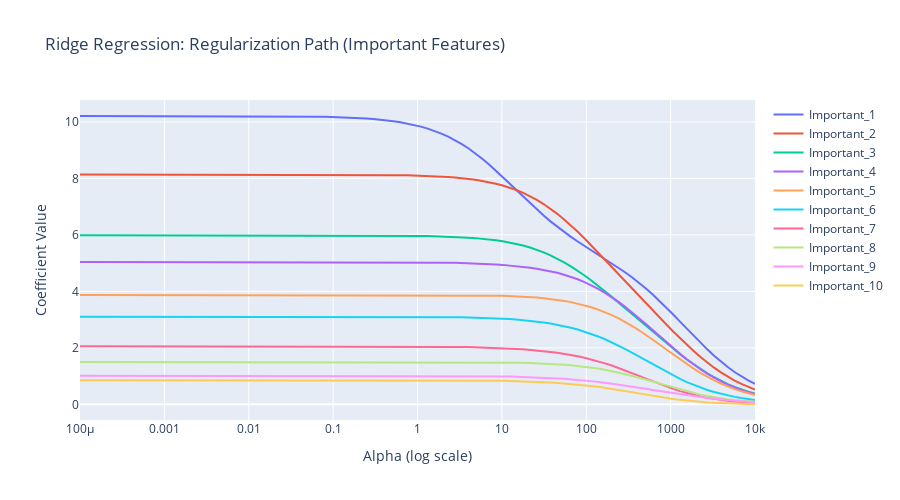
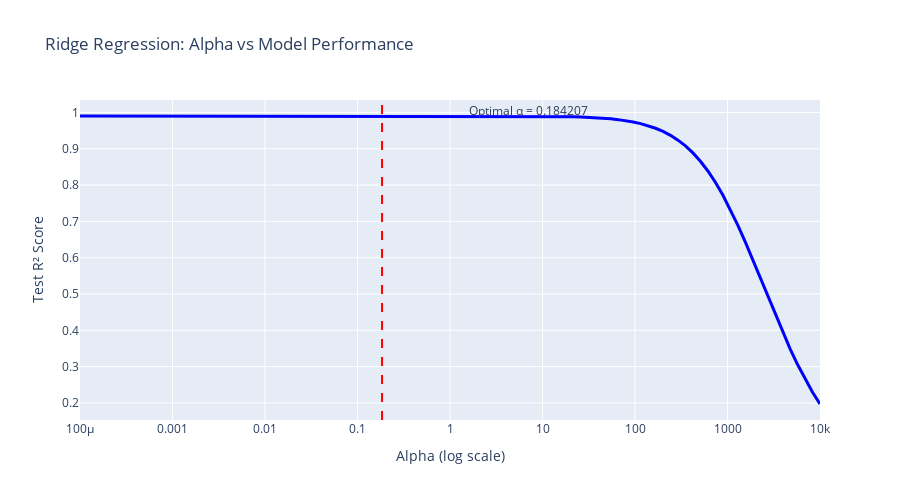
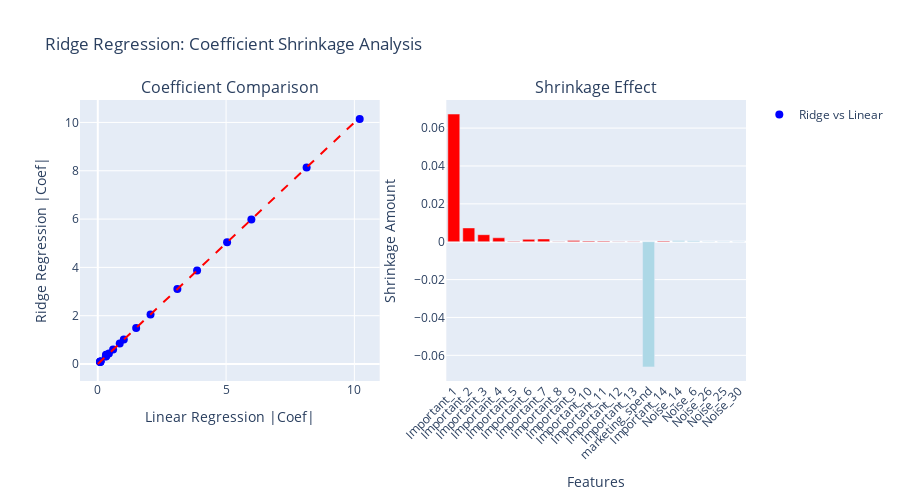

Notebook source saved alongside these figures, in order:
### Code cell
# 3. RIDGE REGRESSION (L2 REGULARIZATION)
print("\n 3. RIDGE REGRESSION (L2 REGULARIZATION)")
print("=" * 42)

# Ridge regression with cross-validation for alpha selection
from sklearn.linear_model import RidgeCV

# Define alpha range for Ridge
alphas_ridge = np.logspace(-4, 4, 50) # From 0.0001 to 10000

# Fit Ridge with cross-validation
ridge_cv = RidgeCV(alphas=alphas_ridge, cv=5, scoring='neg_mean_squared_error')
ridge_cv.fit(X_train_scaled, y_train)

optimal_alpha_ridge = ridge_cv.alpha_
print(f" Optimal Ridge alpha: {optimal_alpha_ridge:.6f}")

# Fit Ridge with optimal alpha
ridge = Ridge(alpha=optimal_alpha_ridge)
ridge.fit(X_train_scaled, y_train)

# Predictions
y_train_pred_ridge = ridge.predict(X_train_scaled)
y_test_pred_ridge = ridge.predict(X_test_scaled)

# Calculate metrics
train_mse_ridge = mean_squared_error(y_train, y_train_pred_ridge)
test_mse_ridge = mean_squared_error(y_test, y_test_pred_ridge)
train_r2_ridge = r2_score(y_train, y_train_pred_ridge)
test_r2_ridge = r2_score(y_test, y_test_pred_ridge)

print(" Ridge Regression Performance:")
print(f"• Training MSE: {train_mse_ridge:.4f}")
print(f"• Test MSE: {test_mse_ridge:.4f}")
print(f"• Training R²: {train_r2_ridge:.4f}")
print(f"• Test R²: {test_r2_ridge:.4f}")
print(f"• Overfitting indicator: {train_r2_ridge - test_r2_ridge:.4f}")

# Compare with linear regression
print(f"\n Improvement over Linear Regression:")
print(f"• Test MSE improvement: {((test_mse_lr - test_mse_ridge) / test_mse_lr * 100):.2f}%")
print(f"• Test R² improvement: {test_r2_ridge - test_r2_lr:.4f}")
print(f"• Overfitting reduction: {(train_r2_lr - test_r2_lr) - (train_r2_ridge - test_r2_ridge):.4f}")

# Ridge regularization path analysis
alphas_path = np.logspace(-4, 4, 100)
ridge_coefficients = []
ridge_scores = []

for alpha in alphas_path:
 ridge_temp = Ridge(alpha=alpha)
 ridge_temp.fit(X_train_scaled, y_train)
 ridge_coefficients.append(ridge_temp.coef_)
 ridge_scores.append(ridge_temp.score(X_test_scaled, y_test))

ridge_coefficients = np.array(ridge_coefficients)

# Plot regularization path
fig_path = go.Figure()

# Plot coefficient paths for important features
important_indices = [i for i, name in enumerate(feature_cols) if 'Important' in name][:10]

for idx in important_indices:
 fig_path.add_trace(
 go.Scatter(
 x=alphas_path,
 y=ridge_coefficients[:, idx],
 mode='lines',
 name=feature_cols[idx],
 line=dict(width=2),
 hovertemplate=f"<b>{feature_cols[idx]}</b><br>Alpha: %{{x:.6f}}<br>Coefficient: %{{y:.3f}}<extra></extra>"
 )
 )

fig_path.update_layout(
 title="Ridge Regression: Regularization Path (Important Features)",
 xaxis_title="Alpha (log scale)",
 yaxis_title="Coefficient Value",
 xaxis_type="log",
 height=500,
 showlegend=True
)
fig_path.show()

# Plot alpha vs model performance
fig_alpha = go.Figure()

fig_alpha.add_trace(
 go.Scatter(
 x=alphas_path,
 y=ridge_scores,
 mode='lines',
 name='Test R² Score',
 line=dict(color='blue', width=3),
 hovertemplate="Alpha: %{x:.6f}<br>R² Score: %{y:.4f}<extra></extra>"
 )
)

# Mark optimal alpha
fig_alpha.add_vline(
 x=optimal_alpha_ridge,
 line_dash="dash",
 line_color="red",
 annotation_text=f"Optimal α = {optimal_alpha_ridge:.6f}"
)

fig_alpha.update_layout(
 title="Ridge Regression: Alpha vs Model Performance",
 xaxis_title="Alpha (log scale)",
 yaxis_title="Test R² Score",
 xaxis_type="log",
 height=500
)
fig_alpha.show()

# Coefficient comparison
ridge_coefficients_df = pd.DataFrame({
 'feature': feature_cols,
 'linear_coef': lr.coef_,
 'ridge_coef': ridge.coef_,
 'abs_linear': np.abs(lr.coef_),
 'abs_ridge': np.abs(ridge.coef_),
 'shrinkage': np.abs(lr.coef_) - np.abs(ridge.coef_)
})
ridge_coefficients_df = ridge_coefficients_df.sort_values('abs_linear', ascending=False)

# Plot coefficient shrinkage
fig_shrink = make_subplots(
 rows=1, cols=2,
 subplot_titles=("Coefficient Comparison", "Shrinkage Effect")
)

# Coefficient comparison
fig_shrink.add_trace(
 go.Scatter(
 x=ridge_coefficients_df['abs_linear'][:20],
 y=ridge_coefficients_df['abs_ridge'][:20],
 mode='markers',
 marker=dict(size=8, color='blue'),
 name='Ridge vs Linear',
 text=ridge_coefficients_df['feature'][:20],
 hovertemplate="<b>%{text}</b><br>Linear: %{x:.3f}<br>Ridge: %{y:.3f}<extra></extra>"
 ),
 row=1, col=1
)

# Add diagonal line (no shrinkage)
max_coef = max(ridge_coefficients_df['abs_linear'].max(), ridge_coefficients_df['abs_ridge'].max())
fig_shrink.add_trace(
 go.Scatter(
 x=[0, max_coef],
 y=[0, max_coef],
 mode='lines',
 line=dict(color='red', dash='dash'),
 name='No Shrinkage',
 showlegend=False
 ),
 row=1, col=1
)

# Shrinkage magnitude
colors_shrink = ['red' if 'Important' in feat else 'lightblue'
 for feat in ridge_coefficients_df['feature'][:20]]

fig_shrink.add_trace(
 go.Bar(
 x=ridge_coefficients_df['feature'][:20],
 y=ridge_coefficients_df['shrinkage'][:20],
 marker_color=colors_shrink,
 name='Shrinkage',
 showlegend=False,
 hovertemplate="<b>%{x}</b><br>Shrinkage: %{y:.3f}<extra></extra>"
 ),
 row=1, col=2
)

fig_shrink.update_layout(
 title="Ridge Regression: Coefficient Shrinkage Analysis",
 height=500
)
fig_shrink.update_xaxes(title_text="Linear Regression |Coef|", row=1, col=1)
fig_shrink.update_yaxes(title_text="Ridge Regression |Coef|", row=1, col=1)
fig_shrink.update_xaxes(title_text="Features", row=1, col=2, tickangle=-45)
fig_shrink.update_yaxes(title_text="Shrinkage Amount", row=1, col=2)

fig_shrink.show()

print(f"\n Ridge Coefficient Analysis:")
avg_shrinkage = ridge_coefficients_df['shrinkage'].mean()
max_shrinkage = ridge_coefficients_df['shrinkage'].max()
print(f"• Average coefficient shrinkage: {avg_shrinkage:.4f}")
print(f"• Maximum coefficient shrinkage: {max_shrinkage:.4f}")
print(f"• Coefficient variance reduction: {np.var(lr.coef_) - np.var(ridge.coef_):.4f}")
